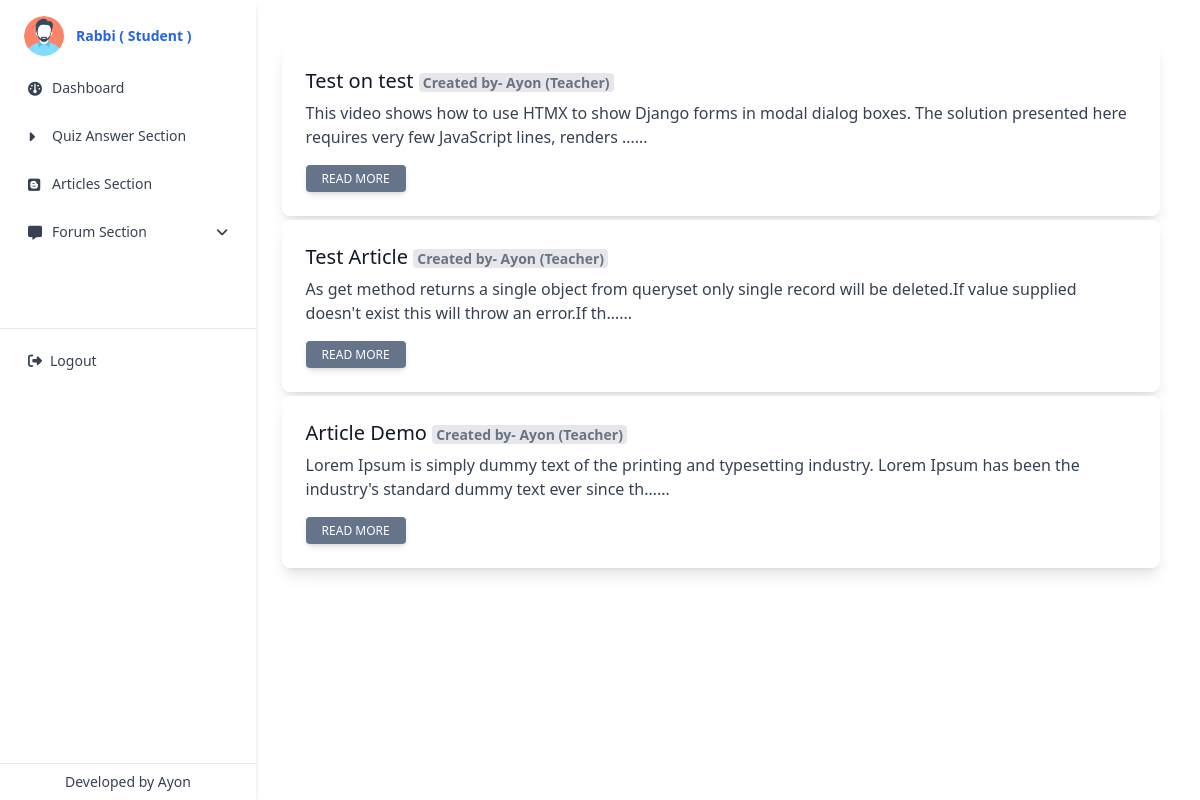
The page /studentarticlelistview/ (signed in) on the database its author committed.
### app_auth/models.py (models this page shows, shortened)
class CustomUser(AbstractUser):
    roleType = (
        ('', 'Please Select'),
        ('Student', 'Student'),
        ('Teacher', 'Teacher'),
    )
    role = models.CharField(max_length=255, choices=roleType, null=True, default=roleType[0][0], blank=True)
    phone = models.CharField(max_length=255, null=True, blank=True)
    verify = models.BooleanField(default=False, null=True)
    is_student = models.BooleanField(default=False, null=True)
    is_teacher = models.BooleanField(default=False, null=True)

class TeacherUploadArticles(models.Model):
    categoriesType = (
        ('', 'Please Select'),
        ('How To Articles', 'How To Articles'),
        ('List Articles', 'List Articles'),
        ('Round Up Articles', 'Round Up Articles'),
        ('Guide Articles', 'Guide Articles'),
        ('Comparison Articles', 'Comparison Articles'),
    )
    teacher = models.ForeignKey(CustomUser, on_delete=models.SET_NULL, null=True, related_name='Teacher')
    categories = models.CharField(max_length=255, null=True, choices=categoriesType, default=categoriesType[0][0])
    title = models.CharField(max_length=255, null=True)
    article = models.TextField(max_length=1080, null=True)
    created_at = models.DateField(auto_now_add=True)

### app_auth/views.py (the view)
# urls.py: path('studentarticlelistview/', views.student_articles_list_view, name='studentarticlelistview'),
@login_required(login_url='login')
@user_is_student
def student_articles_list_view(request):
    articles_list = TeacherUploadArticles.objects.all().order_by('-created_at')
    context = {
        'articles':articles_list,
    }
    return render(request, 'app_auth/student_articles_view_list.html', context)

### templates/app_auth/student_articles_view_list.html (shortened to what this page needs)
{% extends 'app_auth/base.html' %}
{% block content %}
<div>
    {% for article in articles %}
    <div class="flex justify-left mt-1">
        <div class="block p-6 rounded-lg shadow-lg bg-white max-w-screen-lg">
            <h5 class="text-gray-900 text-xl leading-tight font-medium mb-2">
                {{ article.title }}
                <span
                    class="rounded text-gray-500 bg-gray-200 font-semibold text-sm px-1 align-center w-max cursor-pointer active:bg-gray-300 transition duration-300 ease">
                    Created by- {{ article.teacher.username }} (Teacher)
                </span>
            </h5>
            <p class="text-gray-700 text-base mb-4">
                {{ article.article|safe|striptags|truncatechars:150 }}...
            </p>
            <a href="{% url 'studentarticledetailsview' pk=article.id %}"
                class="inline-block px-4 py-1.5 bg-slate-500 text-white font-medium text-xs leading-tight uppercase rounded shadow-md hover:bg-blue-700 hover:shadow-lg focus:bg-blue-700 focus:shadow-lg focus:outline-none focus:ring-0 active:bg-blue-800 active:shadow-lg transition duration-150 ease-in-out">
                Read More
            </a>
        </div>
    </div>
    {% endfor %}
</div>
{% endblock content %}

### templates/app_auth/base.html (shortened to what this page needs)
{% load static %}
<!DOCTYPE html>
<html lang="en">
<head>
    <link rel="stylesheet" href="https://cdnjs.cloudflare.com/ajax/libs/font-awesome/6.0.0/css/all.min.css" />
    <link rel="stylesheet" href="https://cdn.jsdelivr.net/npm/tw-elements/dist/css/index.min.css" />
    <link rel="stylesheet" href="https://cdnjs.cloudflare.com/ajax/libs/font-awesome/6.1.1/css/all.min.css"
 />
    <link href="https://cdn.jsdelivr.net/npm/summernote@0.8.18/dist/summernote-lite.min.css" rel="stylesheet">
</head>
<body class="h-screen">
    {% with request.user.role as userRole %}
    <div class="grid grid-cols-10 gap-2 h-full">
        <div class="h-full shadow-md bg-white relative col-span-2 min-h-screen w-64 -translate-x-full md:translate-x-0 pt-8 md:pt-0"
            id="sidenavSecExample">
            <div class="pt-4 pb-2 px-6">
                <a href="{% url 'dashboard' %}">
                    <div class="flex items-center">
                        <div class="shrink-0">
                            <img src="{% static 'img/profile.png' %}" class="rounded-full w-10" alt="Avatar">
                        </div>
                        {% if request.user.is_authenticated %}
                        <div class="grow ml-3">
                            <p class="text-sm font-semibold text-blue-600">{{ request.user.username }} (
                                {{request.user.role}} )</p>
                        </div>
                        {% else %}
                        <div class="grow ml-3">
                            <p class="text-sm font-semibold text-blue-600">{{ request.user }}</p>
                        </div>
                        {% endif %}
                    </div>
                </a>
            </div>
            <ul class="relative px-1">
                {% if request.user.is_authenticated %}
                <li class="relative">
                    <a class="flex items-center text-sm py-4 px-6 h-12 overflow-hidden text-gray-700 text-ellipsis whitespace-nowrap rounded hover:text-blue-600 hover:bg-blue-50 transition duration-300 ease-in-out"
                        href="{% url 'dashboard' %}" data-mdb-ripple="true" data-mdb-ripple-color="primary">
                        <i class="fa-solid fa-gauge w-3 h-3 mr-3"></i>
                        <span>Dashboard</span>
                    </a>
                </li>
                {% endif %}
                {% if userRole == 'Student' %}
                <li class="relative">
                    <a class="flex items-center text-sm py-4 px-6 h-12 overflow-hidden text-gray-700 text-ellipsis whitespace-nowrap rounded hover:text-blue-600 hover:bg-blue-50 transition duration-300 ease-in-out"
                        href="{% url 'examlist' %}" data-mdb-ripple="true" data-mdb-ripple-color="primary">
                        <i class="fa-solid fa-caret-right w-3 h-3 mr-3"></i>
                        <span>Quiz Answer Section</span>
                    </a>
                </li>
                {% endif %}
                {% if userRole == 'Student' %}
                <li class="relative">
                    <a class="flex items-center text-sm py-4 px-6 h-12 overflow-hidden text-gray-700 text-ellipsis whitespace-nowrap rounded hover:text-blue-600 hover:bg-blue-50 transition duration-300 ease-in-out"
                        href="{% url 'studentarticlelistview' %}" data-mdb-ripple="true"
                        data-mdb-ripple-color="primary">
                        <i class="fa-brands fa-blogger w-3 h-3 mr-3"></i>
                        <span>Articles Section</span>
                    </a>
                </li>
                {% endif %}
                {% if userRole == 'Student' %}
                <li class="relative" id="sidenavXxEx2">
                    <a class="flex items-center text-sm py-4 px-6 h-12 overflow-hidden text-gray-700 text-ellipsis whitespace-nowrap rounded hover:text-blue-600 hover:bg-blue-50 transition duration-300 ease-in-out cursor-pointer"
                        data-mdb-ripple="true" data-mdb-ripple-color="primary" data-bs-toggle="collapse"
                        data-bs-target="#collapseSidenavXxEx2" aria-expanded="false"
                        aria-controls="collapseSidenavXxEx2">
                        <i class="fa-solid fa-message w-3 h-3 mr-3"></i>
                        <span>Forum Section</span>
                        <i class="fa-solid fa-angle-down w-3 h-3 ml-auto"></i>
                    </a>
                </li>
                {% endif %}
            </ul>
            <hr class="my-2">
            <ul class="relative px-1">
                {% if request.user.is_authenticated %}
                <li class="relative">
                    <a class="flex items-center text-sm py-4 px-6 h-12 overflow-hidden text-gray-700 text-ellipsis whitespace-nowrap rounded hover:text-blue-600 hover:bg-blue-50 transition duration-300 ease-in-out"
                        href="{% url 'logout' %}" data-mdb-ripple="true" data-mdb-ripple-color="primary"
                        onclick="return confirm('Are you sure to logout?');">
                        <i class="fa-solid fa-right-from-bracket"></i>
                        <span class="px-2">Logout</span>
                    </a>
                </li>
                {% endif %}
            </ul>
            <div class="text-center bottom-0 absolute w-full">
                <hr class="m-0">
                <p class="py-2 text-sm text-gray-700">Developed by <a href="https://ayon.cdesk.xyz/">Ayon</a></p>
            </div>
        </div>
        <div class="h-full p-10 col-span-8 overflow-y-auto">
            {% block content %}{% endblock content %}
        </div>
    </div>
    {% endwith%}
    <script src="https://cdn.tailwindcss.com"></script>
</body>
</html>

### rows shown on the page
CustomUser: user.username "Rabbi", user.role "Student"
TeacherUploadArticles: title "Test on test", teacher.username "Ayon", article "This video shows how to use HTMX to show Django forms in modal dialog boxes. The solution presented here requires very few JavaScript lines, renders …"
TeacherUploadArticles: title "Test Article", teacher.username "Ayon", article "As get method returns a single object from queryset only single record will be deleted.If value supplied doesn't exist this will throw an error.If th…"
TeacherUploadArticles: title "Article Demo", teacher.username "Ayon", article "Lorem Ipsum is simply dummy text of the printing and typesetting industry. Lorem Ipsum has been the industry's standard dummy text ever since th…"
